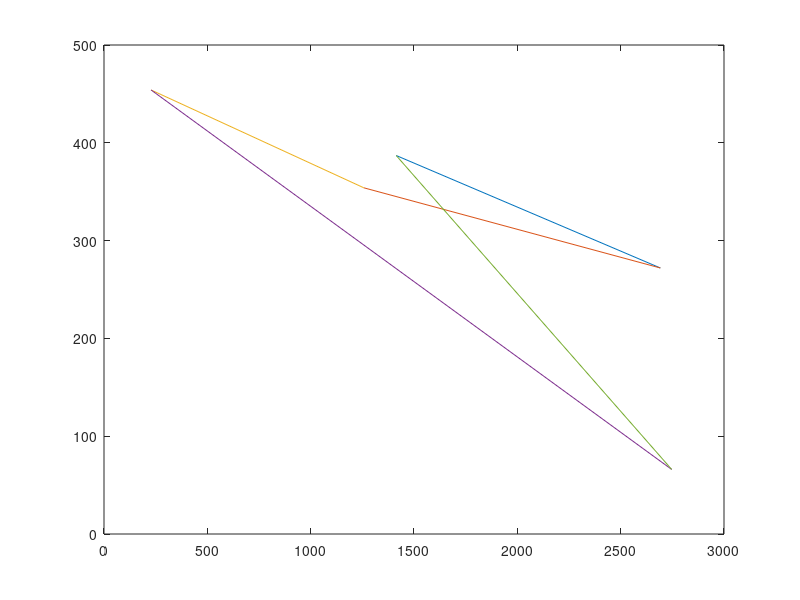

This figure's MATLAB source:
x = randi([0 5000],5,1);
y = randi([0 500],5,1);
figure;
for i = 1:5
    if(i<5)
        plot([x(i),x(i+1)],[y(i),y(i+1)]);
    else
        plot([x(i),x(1)],[y(i),y(1)]);
    end
    hold on
end